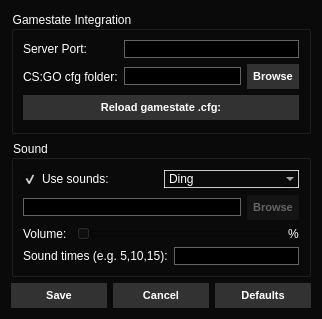
<?xml version="1.0" encoding="UTF-8"?>
<ui version="4.0">
 <class>Dialog</class>
 <widget class="QDialog" name="Dialog">
  <property name="geometry">
   <rect>
    <x>0</x>
    <y>0</y>
    <width>322</width>
    <height>319</height>
   </rect>
  </property>
  <property name="sizePolicy">
   <sizepolicy hsizetype="Preferred" vsizetype="Minimum">
    <horstretch>0</horstretch>
    <verstretch>0</verstretch>
   </sizepolicy>
  </property>
  <property name="windowTitle">
   <string>Dialog</string>
  </property>
  <property name="styleSheet">
   <string notr="true">background-color: rgb(10, 10, 10);</string>
  </property>
  <layout class="QVBoxLayout" name="verticalLayout">
   <item>
    <widget class="QGroupBox" name="groupBox_2">
     <property name="styleSheet">
      <string notr="true">color: rgb(255, 255, 255);</string>
     </property>
     <property name="title">
      <string>Gamestate Integration</string>
     </property>
     <property name="flat">
      <bool>false</bool>
     </property>
     <layout class="QGridLayout" name="gridLayout">
      <item row="0" column="0">
       <widget class="QLabel" name="label">
        <property name="styleSheet">
         <string notr="true">color: rgb(255, 255, 255);</string>
        </property>
        <property name="text">
         <string>Server Port:</string>
        </property>
       </widget>
      </item>
      <item row="1" column="0" colspan="2">
       <widget class="QLabel" name="label_3">
        <property name="styleSheet">
         <string notr="true">color: rgb(255, 255, 255);</string>
        </property>
        <property name="text">
         <string>CS:GO cfg folder:</string>
        </property>
       </widget>
      </item>
      <item row="1" column="2">
       <widget class="QLineEdit" name="gamestateFile_field">
        <property name="styleSheet">
         <string notr="true">color: rgb(255, 255, 255);
background-color: rgb(0, 0, 0);
border: 1px solid;
border-color: rgb(100, 100, 100);</string>
        </property>
        <property name="frame">
         <bool>false</bool>
        </property>
        <property name="readOnly">
         <bool>true</bool>
        </property>
       </widget>
      </item>
      <item row="1" column="3">
       <widget class="QPushButton" name="gamestateFile_browse">
        <property name="styleSheet">
         <string notr="true">QPushButton
{
background-color: rgb(50, 50, 50);
border-style: outset;
font: bold 8pt;
padding: 6px;
color: white;
}

QPushButton:hover:!pressed
{
  background-color: rgb(70, 70, 70);
}

QPushButton:disabled
{
	background-color: rgb(20, 20, 20);
	color: rgb(100,100,100);
}
</string>
        </property>
        <property name="text">
         <string>Browse</string>
        </property>
       </widget>
      </item>
      <item row="0" column="2" colspan="2">
       <widget class="QLineEdit" name="port_field">
        <property name="styleSheet">
         <string notr="true">color: rgb(255, 255, 255);
background-color: rgb(0, 0, 0);
border: 1px solid;
border-color: rgb(100, 100, 100);</string>
        </property>
        <property name="frame">
         <bool>false</bool>
        </property>
       </widget>
      </item>
      <item row="2" column="0" colspan="4">
       <widget class="QPushButton" name="reloadCFG_button">
        <property name="styleSheet">
         <string notr="true">QPushButton
{
background-color: rgb(50, 50, 50);
border-style: outset;
font: bold 8pt;
padding: 6px;
color: white;
}

QPushButton:hover:!pressed
{
  background-color: rgb(70, 70, 70);
}

QPushButton:disabled
{
	background-color: rgb(20, 20, 20);
	color: rgb(100,100,100);
}
</string>
        </property>
        <property name="text">
         <string>Reload gamestate .cfg:</string>
        </property>
       </widget>
      </item>
     </layout>
    </widget>
   </item>
   <item>
    <widget class="QGroupBox" name="groupBox">
     <property name="styleSheet">
      <string notr="true">color: rgb(255, 255, 255);</string>
     </property>
     <property name="title">
      <string>Sound</string>
     </property>
     <layout class="QVBoxLayout" name="verticalLayout_2">
      <item>
       <layout class="QHBoxLayout" name="horizontalLayout_2">
        <item>
         <widget class="QCheckBox" name="sound_checkbox">
          <property name="enabled">
           <bool>true</bool>
          </property>
          <property name="styleSheet">
           <string notr="true">color: rgb(255, 255, 255);</string>
          </property>
          <property name="text">
           <string>Use sounds:</string>
          </property>
          <property name="checked">
           <bool>true</bool>
          </property>
         </widget>
        </item>
        <item>
         <widget class="QComboBox" name="sound_combobox">
          <property name="styleSheet">
           <string notr="true">    color:white;
    background-color:rgba(10,10,10,255);
    border-color: rgba(255,255,255,200);
    border-width: 1px;
    border-style: solid;</string>
          </property>
          <item>
           <property name="text">
            <string>Ding</string>
           </property>
          </item>
          <item>
           <property name="text">
            <string>Ding Ding</string>
           </property>
          </item>
          <item>
           <property name="text">
            <string>Beep</string>
           </property>
          </item>
          <item>
           <property name="text">
            <string>Beep2</string>
           </property>
          </item>
          <item>
           <property name="text">
            <string>Lose Yourself</string>
           </property>
          </item>
          <item>
           <property name="text">
            <string>Custom...</string>
           </property>
          </item>
         </widget>
        </item>
       </layout>
      </item>
      <item>
       <layout class="QHBoxLayout" name="horizontalLayout_3">
        <item>
         <widget class="QLineEdit" name="soundBrowse_field">
          <property name="enabled">
           <bool>false</bool>
          </property>
          <property name="styleSheet">
           <string notr="true">color: rgb(255, 255, 255); background-color: rgb(0, 0, 0); border: 1px solid; border-color: rgb(100, 100, 100);</string>
          </property>
          <property name="frame">
           <bool>false</bool>
          </property>
          <property name="readOnly">
           <bool>true</bool>
          </property>
         </widget>
        </item>
        <item>
         <widget class="QPushButton" name="soundBrowse_button">
          <property name="enabled">
           <bool>false</bool>
          </property>
          <property name="styleSheet">
           <string notr="true">QPushButton
{
background-color: rgb(50, 50, 50);
border-style: outset;
font: bold 8pt;
padding: 6px;
color: white;
}

QPushButton:hover:!pressed
{
  background-color: rgb(70, 70, 70);
}

QPushButton:disabled
{
	background-color: rgb(20, 20, 20);
	color: rgb(100,100,100);
}
</string>
          </property>
          <property name="text">
           <string>Browse</string>
          </property>
         </widget>
        </item>
       </layout>
      </item>
      <item>
       <layout class="QHBoxLayout" name="horizontalLayout_4">
        <item>
         <widget class="QLabel" name="label_2">
          <property name="styleSheet">
           <string notr="true">color: rgb(255, 255, 255);</string>
          </property>
          <property name="text">
           <string>Volume: </string>
          </property>
         </widget>
        </item>
        <item>
         <widget class="QSlider" name="sound_slider">
          <property name="sizePolicy">
           <sizepolicy hsizetype="Expanding" vsizetype="Maximum">
            <horstretch>0</horstretch>
            <verstretch>0</verstretch>
           </sizepolicy>
          </property>
          <property name="maximum">
           <number>100</number>
          </property>
          <property name="orientation">
           <enum>Qt::Horizontal</enum>
          </property>
         </widget>
        </item>
        <item>
         <widget class="QLabel" name="soundVolume_label">
          <property name="styleSheet">
           <string notr="true">color: rgb(255, 255, 255);</string>
          </property>
          <property name="text">
           <string>%</string>
          </property>
         </widget>
        </item>
       </layout>
      </item>
      <item>
       <layout class="QHBoxLayout" name="horizontalLayout_5">
        <item>
         <widget class="QLabel" name="label_4">
          <property name="styleSheet">
           <string notr="true">color: rgb(255, 255, 255);</string>
          </property>
          <property name="text">
           <string>Sound times (e.g. 5,10,15):</string>
          </property>
         </widget>
        </item>
        <item>
         <widget class="QLineEdit" name="soundTimes_field">
          <property name="styleSheet">
           <string notr="true">color: rgb(255, 255, 255);
background-color: rgb(0, 0, 0);
border: 1px solid;
border-color: rgb(100, 100, 100);</string>
          </property>
          <property name="frame">
           <bool>false</bool>
          </property>
         </widget>
        </item>
       </layout>
      </item>
     </layout>
    </widget>
   </item>
   <item>
    <layout class="QHBoxLayout" name="horizontalLayout_7">
     <item>
      <widget class="QPushButton" name="save_button">
       <property name="styleSheet">
        <string notr="true">QPushButton
{
background-color: rgb(50, 50, 50);
border-style: outset;
font: bold 8pt;
padding: 6px;
color: white;
}

QPushButton:hover:!pressed
{
  background-color: rgb(70, 70, 70);
}

QPushButton:disabled
{
	background-color: rgb(20, 20, 20);
	color: rgb(100,100,100);
}
</string>
       </property>
       <property name="text">
        <string>Save</string>
       </property>
      </widget>
     </item>
     <item>
      <widget class="QPushButton" name="cancel_button">
       <property name="styleSheet">
        <string notr="true">QPushButton
{
background-color: rgb(50, 50, 50);
border-style: outset;
font: bold 8pt;
padding: 6px;
color: white;
}

QPushButton:hover:!pressed
{
  background-color: rgb(70, 70, 70);
}

QPushButton:disabled
{
	background-color: rgb(20, 20, 20);
	color: rgb(100,100,100);
}
</string>
       </property>
       <property name="text">
        <string>Cancel</string>
       </property>
      </widget>
     </item>
     <item>
      <widget class="QPushButton" name="defaults_button">
       <property name="styleSheet">
        <string notr="true">QPushButton
{
background-color: rgb(50, 50, 50);
border-style: outset;
font: bold 8pt;
padding: 6px;
color: white;
}

QPushButton:hover:!pressed
{
  background-color: rgb(70, 70, 70);
}

QPushButton:disabled
{
	background-color: rgb(20, 20, 20);
	color: rgb(100,100,100);
}
</string>
       </property>
       <property name="text">
        <string>Defaults</string>
       </property>
      </widget>
     </item>
    </layout>
   </item>
  </layout>
 </widget>
 <resources/>
 <connections/>
</ui>
